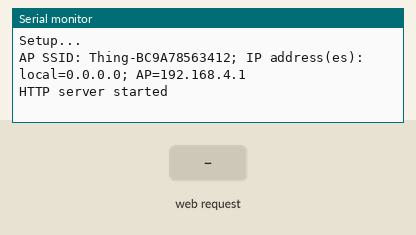
Simulated run of this sketch. Board: ESP32. Shown: the last lines printed to the serial monitor. Inputs (shaded band) come from the test bench.

Above: at 1.2 s.
1.3 s: HTTP request GET / received
At 2.2 s:
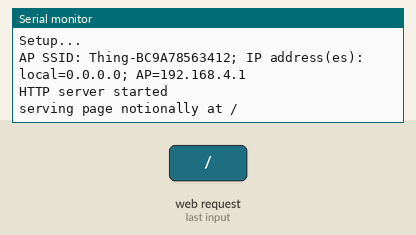
2.8 s: HTTP request GET /hello received
At 3.4 s:
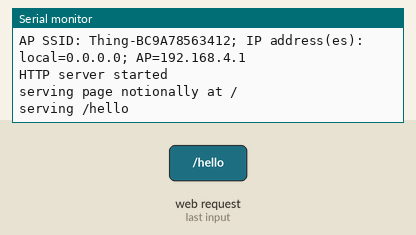

Measured:
- after the input at 1.3 s, the serial monitor: prints a new line at once (image 1)
- after the input at 2.8 s, the serial monitor: prints a new line at once (image 2)

The sketch:

Exercise_7_Web_Utilities.ino
```cpp
// 7_web_utilities.ino
// COM3505 lab exercises sketch template
#include "Exercise_7_Web_Utilities.h"

// initialisation entry point
void setup() {
  // initialize web server
  dln(startupDBG, "\nSetup...");
  Serial.begin(115200);
  getMAC(MAC_ADDRESS);
  startAP();
  startWebServer();
}

// task loop entry point
void loop() {
  uint64_t time = millis();
  if(time % 5000000 == 0){
    dln(netDBG, "Calling webServer.handleClient()...");
  }

  if(time++ % 1000 == 0){
     return;
  }
  webServer.handleClient();
}

void startAP(){
  apSSID = String("Thing-");
  apSSID.concat(MAC_ADDRESS);

  if(!WiFi.mode(WIFI_AP_STA))
    dln(startupDBG, "Failed to set WiFi mode");
  if(!WiFi.softAP(apSSID.c_str(), "thisisapassword"))
    dln(startupDBG, "Failed to start soft AP");
  printIPs();
}
void printIPs() {
  if(startupDBG) { // easier than the debug macros for multiple lines etc.
    Serial.print("AP SSID: ");
    Serial.print(apSSID);
    Serial.print("; IP address(es): local=");
    Serial.print(WiFi.localIP());
    Serial.print("; AP=");
    Serial.println(WiFi.softAPIP());
  }
  if(netDBG)
    WiFi.printDiag(Serial);
}

void startWebServer() {
  // register callbacks to handle different paths
  webServer.on("/", handleRoot);
  webServer.on("/hello", handleHello);

  // 404s...
  webServer.onNotFound(handleNotFound);

  webServer.begin();
  dln(startupDBG, "HTTP server started");
}

// HTML page creation utilities //////////////////////////////////////////////
// (we'll see a better version in Ex07!)
String getPageTop() {
  return
    "<html><head><title>COM3506 IoT [ID: " + apSSID + "]</title>\n"
    "<meta charset=\"utf-8\">"
    "<meta name=\"viewport\" content=\"width=device-width, initial-scale=1.0\">"
    "\n<style>body{background:#FFF; color: #000; "
    "font-family: sans-serif; font-size: 150%;}</style>\n"
    "</head><body>\n"
  ;
};
String getPageBody() {
  return "<h2>Welcome to Thing!</h2>\n";
}
String getPageFooter() {
  return "\n<p><a href='/'>Home</a>&nbsp;&nbsp;&nbsp;</p></body></html>\n";
}


// webserver handler callbacks ///////////////////////////////////////////////
void handleNotFound() {
  dbg(netDBG, "URI Not Found: ");
  dln(netDBG, webServer.uri());
  webServer.send(200, "text/plain", "URI Not Found");
}
void handleRoot() {
  dln(netDBG, "serving page notionally at /");
  String toSend = getPageTop();
  toSend += getPageBody();
  toSend += getPageFooter();
  webServer.send(200, "text/html", toSend);
}
void handleHello() {
  dln(netDBG, "serving /hello");
  webServer.send(
    200,
    "text/plain",
    "Hello! Have you considered sending your lecturer a large gift today? :)\n"
  );
}


// why not have getMAC return a String? we could, but see:
// https://hackingmajenkoblog.wordpress.com/2016/02/04/the-evils-of-arduino-strings/
// https://www.youtube.com/watch?v=eVGvPsCrQ_Y
void getMAC(char *buf) { // the MAC is 6 bytes, so needs careful conversion...
  uint64_t mac = ESP.getEfuseMac(); // ...to string (high 2, low 4):
  char rev[13];
  sprintf(rev, "%04X%08X", (uint16_t) (mac >> 32), (uint32_t) mac);

  // the byte order in the ESP has to be reversed relative to normal Arduino
  for(int i=0, j=11; i<=10; i+=2, j-=2) {
    buf[i] = rev[j - 1];
    buf[i + 1] = rev[j];
  }
  buf[12] = '\0';
}
```

Exercise_7_Web_Utilities.h
```cpp
#ifndef Exercise_6_H
#define Exercise_6_H

// the wifi and HTTP server libraries ////////////////////////////////////////
#include <WiFi.h>
#include <WebServer.h>

// MAC address ///////////////////////////////////////////////////////////////
char MAC_ADDRESS[13]; // MAC addresses are 12 chars, plus the NULL terminator
void getMAC(char *);


// debugging infrastructure; setting different DBGs true triggers prints ////
#define dbg(b, s) if(b) Serial.print(s)
#define dln(b, s) if(b) Serial.println(s)
#define startupDBG      true
#define loopDBG         true
#define monitorDBG      true
#define netDBG          true
#define miscDBG         true
#define analogDBG       true
#define otaDBG          true

// globals for a wifi access point and webserver /////////////////////////////
String apSSID;                  // SSID of the AP
WebServer webServer(80);     // a simple web server

// function protos
void setup();
void loop();
void startAP();
void printIPs();
void startWebServer();
void handleNotFound();
void handleRoot();
void handleHello();

#endif
```
